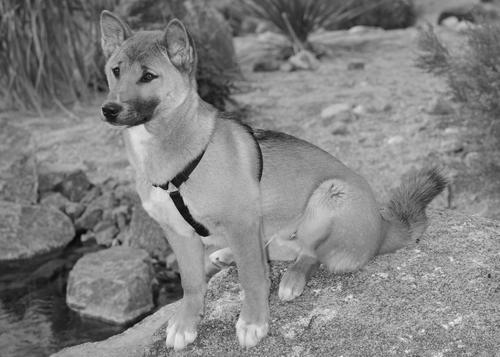
#> input picture python/dog.jpg, 500 x 357 px
$ python grabcut.py dog.jpg
#> lines starting #> are read from the running program, lines starting #| are printed output that depends on the picture
# coding=utf-8

# /************************************************************************************
# ***
# ***    File Author: Dell, 2018年 12月 17日 星期一 16:33:18 CST
# ***
# ************************************************************************************/

import sys
import cv2
import numpy as np
import matplotlib.pyplot as plt


def image_cut(image_filename):
#> called with image_filename = 'dog.jpg'
    img = cv2.imread(image_filename)
#> img is the input picture: shape (357, 500, 3); min 2, max 251, mean 129.5
    img = cv2.resize(img, (320, 480))
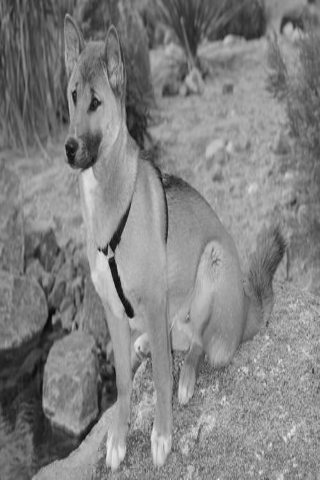
#> img: shape (480, 320, 3); min 6, max 247, mean 129.4

    plt.subplot(1, 2, 1)
    plt.title("original image ")
    plt.xticks([])
    plt.yticks([])
    plt.imshow(cv2.cvtColor(img, cv2.COLOR_BGR2RGB))

    mask = np.zeros((img.shape[:2]), np.uint8)
    bgmodel = np.zeros((1, 65), np.float64)
    fgmodel = np.zeros((1, 65), np.float64)
    rect = (10, 10, img.shape[1] - 10, img.shape[0] - 10)
#> rect = (10, 10, 310, 470)

    cv2.grabCut(img, mask, rect, bgmodel, fgmodel, 32, cv2.GC_INIT_WITH_RECT)

    # 0 -- cv2.GC_BGD, 1 -- cv2.GC_FGD, 2 -- cv2.GC_PR_BGD, 3 -- cv2.GC_PR_FGD
    mask2 = np.where((mask == 2) | (mask == 0), 0, 1).astype("uint8")

    img = img * mask2[:, :, np.newaxis]
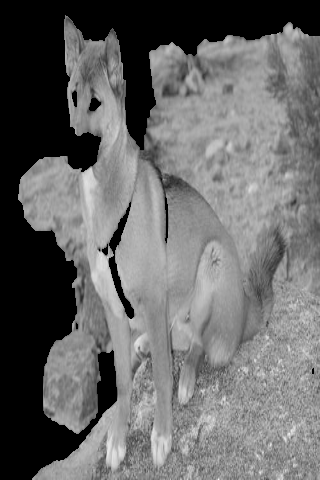
#> img: shape (480, 320, 3); min 0, max 247, mean 104.6

    plt.subplot(1, 2, 2)
    plt.title("target image")
    plt.xticks([])
    plt.yticks([])
    plt.imshow(cv2.cvtColor(img, cv2.COLOR_BGR2RGB))

    plt.show()
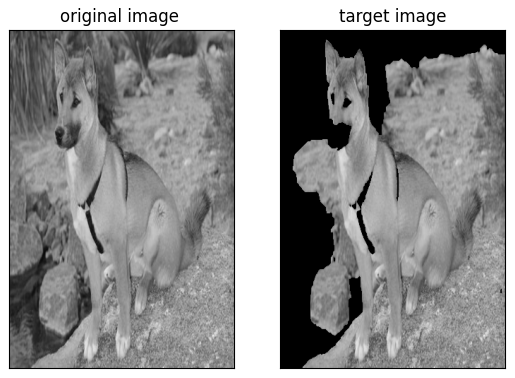
#> figure drawn by matplotlib, 2 panels


if __name__ == "__main__":
    image_cut(sys.argv[1])
